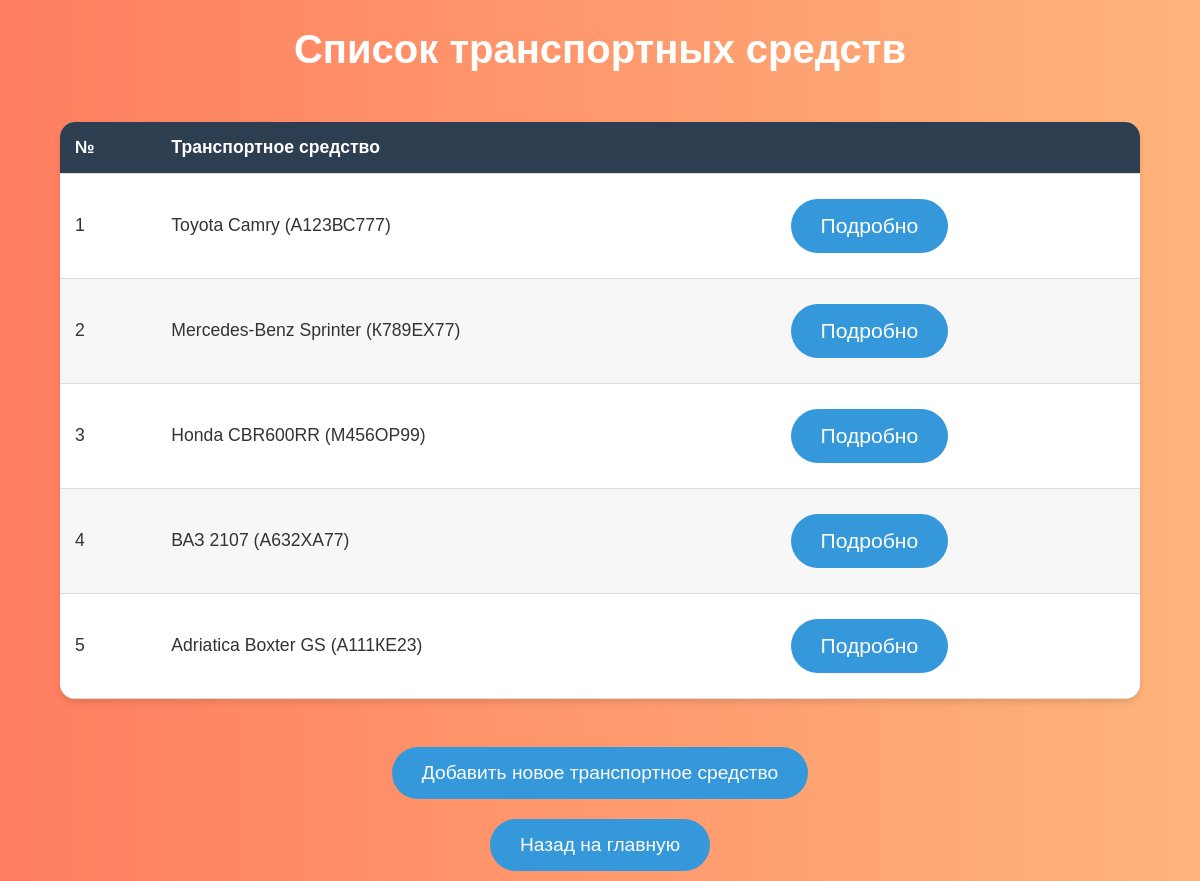
/vehicles/, run on the app's committed database.
### lab7app/models.py (models this page shows)
class Vehicle(models.Model):
    vehicle_id = models.AutoField(primary_key=True)
    type = models.CharField(max_length=255)
    model = models.CharField(max_length=255)
    brand = models.CharField(max_length=255)
    manufacture_year = models.IntegerField()
    registration_number = models.CharField(max_length=255, unique=True)
    def __str__(self):
        return f"{self.brand} {self.model} ({self.registration_number})"

### lab7app/views.py (the view)
# urls.py: path('vehicles/', views.vehicles, name='vehicles'),
def vehicles(request):
    vehicles = Vehicle.objects.all()
    return render(request, 'vehicles.html', {'vehicles': vehicles})

### lab7app/templates/vehicles.html (shortened to what this page needs)
{% load static %}
<!DOCTYPE html>
<html lang="ru">
<head>
    <link rel="stylesheet" href="{% static 'styles.css' %}">
</head>
<body class="vehicles">
    <h1>Список транспортных средств</h1>
    <table>
        <thead>
            <tr>
                <th>№</th>
                <th>Транспортное средство</th>
                <th></th>
            </tr>
        </thead>
        <tbody>
            {% for vehicle in vehicles %}
            <tr>
                <td>{{ forloop.counter }}</td>
                <td>{{ vehicle }}</td>
                <td>
                    <a href="{% url 'vehicle_detail' vehicle.vehicle_id %}">
                        <button>Подробно</button>
                    </a>
                </td>
            </tr>
            {% endfor %}
        </tbody>
    </table>
    <br>
    <a href="{% url 'add_vehicle' %}">
        <button>Добавить новое транспортное средство</button>
    </a>
    <a href="{% url 'home' %}">
        <button>Назад на главную</button>
    </a>
</body>
</html>

### lab7app/static/styles.css (style rules this page uses)
body { font-family: 'Arial', sans-serif; background: linear-gradient(to right, #ff7e5f, #feb47b); color: #333; margin: 0; padding: 0; display: flex; flex-direction: column; justify-content: flex-start; align-items: center; height: 100vh; text-align: center; }
h1 { font-size: 2.5em; color: #ffffff; margin-bottom: 30px; font-weight: bold; }
button { padding: 15px 30px; font-size: 1.2em; margin: 10px 0; border-radius: 50px; border: none; cursor: pointer; transition: background-color 0.3s ease, transform 0.3s ease; background-color: #3498db; color: white; }
table { width: 90%; margin: 20px 0; border-collapse: collapse; border-radius: 15px; overflow: hidden; box-shadow: 0 4px 6px rgba(0, 0, 0, 0.1); background-color: #ffffff; }
table th, table td { padding: 15px; font-size: 1.1em; text-align: left; border-bottom: 1px solid #ddd; }
table th { background-color: #2c3e50; color: white; }
table tr:nth-child(even) { background-color: #f7f7f7; }
a { text-decoration: none; color: inherit; }

### data on the page
Vehicle: brand+model+registration_number "Toyota Camry (А123ВС777)"
Vehicle: brand+model+registration_number "Mercedes-Benz Sprinter (К789ЕХ77)"
Vehicle: brand+model+registration_number "Honda CBR600RR (М456ОР99)"
Vehicle: brand+model+registration_number "ВАЗ 2107 (А632ХА77)"
Vehicle: brand+model+registration_number "Adriatica Boxter GS (А111КЕ23)"
